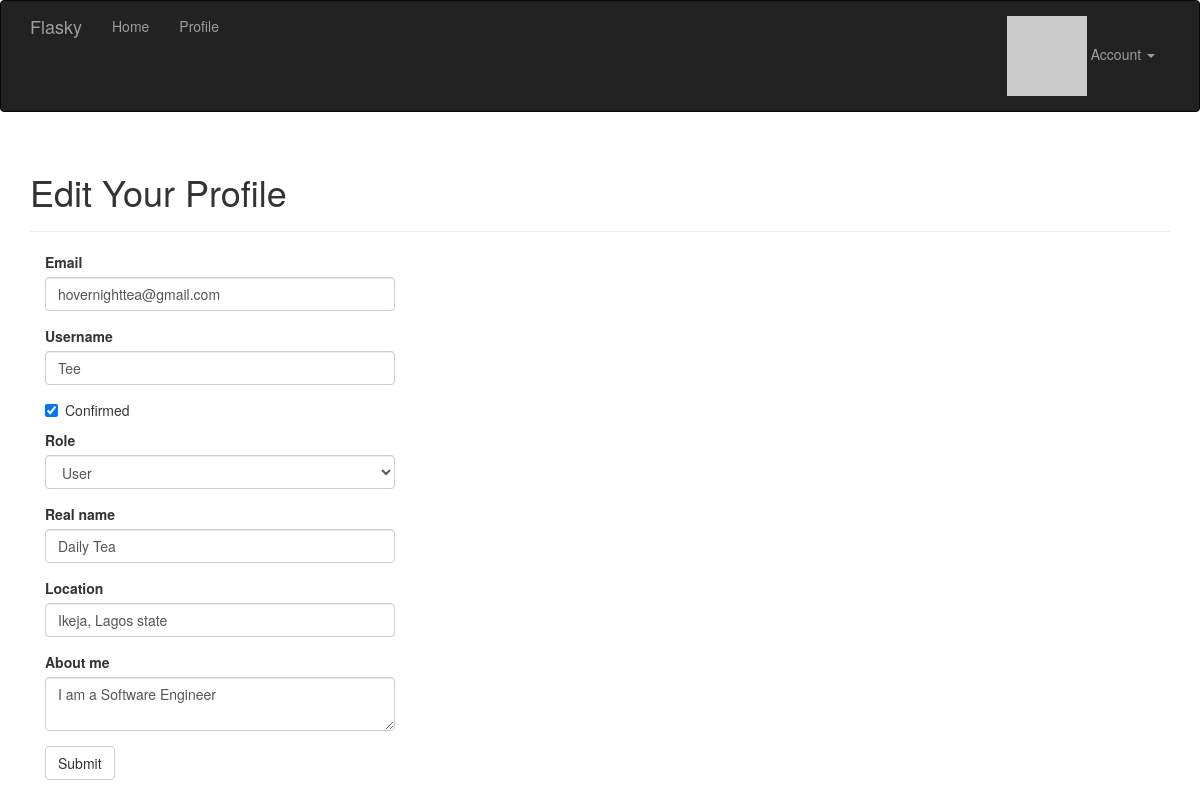
/edit-profile/3 (signed in), run on the app's committed database.
### app/models.py (models this page shows, shortened)
class User(UserMixin, db.Model):
    __tablename__ = 'users'
    id = db.Column(db.Integer, primary_key=True)
    email = db.Column(db.String(64), unique=True, index=True)
    username = db.Column(db.String(64), unique=True, index=True)
    role_id = db.Column(db.Integer, db.ForeignKey('roles.id'))
    password_hash = db.Column(db.String(128))
    confirmed = db.Column(db.Boolean, default=False)
    name = db.Column(db.String(64))
    location = db.Column(db.String(64))
    about_me = db.Column(db.Text())
    member_since = db.Column(db.DateTime(), default=datetime.utcnow)
    last_seen = db.Column(db.DateTime(), default=datetime.utcnow)
    avatar_hash = db.Column(db.String(32))
    def can(self, perm):
        return self.role is not None and self.role.has_permission(perm)
    @property
    def password(self):
        raise AttributeError('password is not a readable attribute')
    @login_manager.user_loader
    def load_user(user_id):
        return User.query.get(int(user_id))
    def gravatar(self, size=100, default='identicon', rating='g'):
        if request.is_secure:
            url = 'https://secure.gravatar.com/avatar'
        else:
            url = 'http://www.gravatar.com/avatar'
        hash = hashlib.md5(self.email.lower().encode('utf-8')).hexdigest()
        return '{url}/{hash}?s={size}&d={default}&r={rating}'.format(
                        url=url, hash=hash, size=size, default=default, rating=rating)
    def ping(self):
        self.last_seen = datetime.utcnow()
        db.session.add(self)
        db.session.commit()

### app/main/views.py (the view, shortened to what this page needs)
@main.route('/edit-profile/<int:id>', methods=['GET', 'POST'])
@login_required
@admin_required
def edit_profile_admin(id):
    user = User.query.get_or_404(id)
    form = EditProfileAdminForm(user=user)
    form.email.data = user.email
    form.username.data = user.username
    form.confirmed.data = user.confirmed
    form.role.data = user.role_id
    form.name.data = user.name
    form.location.data = user.location
    form.about_me.data = user.about_me
    return render_template('edit_profile.html', form=form, user=user)

### app/main/forms.py (shortened to what this page needs)
class EditProfileAdminForm(FlaskForm):
    email = StringField('Email', validators=[DataRequired(), Length(1, 64),
                                            Email()])
    username = StringField('Username', validators=[
    DataRequired(), Length(1, 64),
    Regexp('^[A-Za-z][A-Za-z0-9_.]*$', 0,
            'Usernames must have only letters, numbers, dots or '
            'underscores')])
    confirmed = BooleanField('Confirmed')
    role = SelectField('Role', coerce=int)
    name = StringField('Real name', validators=[Length(0, 64)])
    location = StringField('Location', validators=[Length(0, 64)])
    about_me = TextAreaField('About me')
    submit = SubmitField('Submit')
    def __init__(self, user, *args, **kwargs):
        super(EditProfileAdminForm, self).__init__(*args, **kwargs)
        self.role.choices = [(role.id, role.name) for role in Role.query.order_by(Role.name).all()]
        self.user = user

### app/auth/views.py (called while the page is built)
@auth.before_app_request
def before_request():
    if current_user.is_authenticated:
        current_user.ping()
        if not current_user.confirmed \
                and request.endpoint \
                and request.blueprint != 'auth' \
                and request.endpoint != 'static':
            return redirect(url_for('auth.unconfirmed'))

### app/main/__init__.py (called while the page is built)
@main.app_context_processor
def inject_permission():
    return dict(Permission=Permission)

### app/models.py (called while the page is built)
    def has_permission(self, perm):
        return self.permissions & perm == perm

### app/templates/edit_profile.html (shortened to what this page needs)
{% extends "base.html" %}
{% import "bootstrap/wtf.html" as wtf %}
{% block page_content %}
<div class="page-header">
    <h1>Edit Your Profile</h1>
</div>
<div class="col-md-4">
    {{ wtf.quick_form(form) }}
</div>
{% endblock %}

### data on the page
User: email "hovernighttea@gmail.com", username "Tee", confirmed "☑", role "User", name "Daily Tea", location "Ikeja, Lagos state", about_me "I am a Software Engineer"
